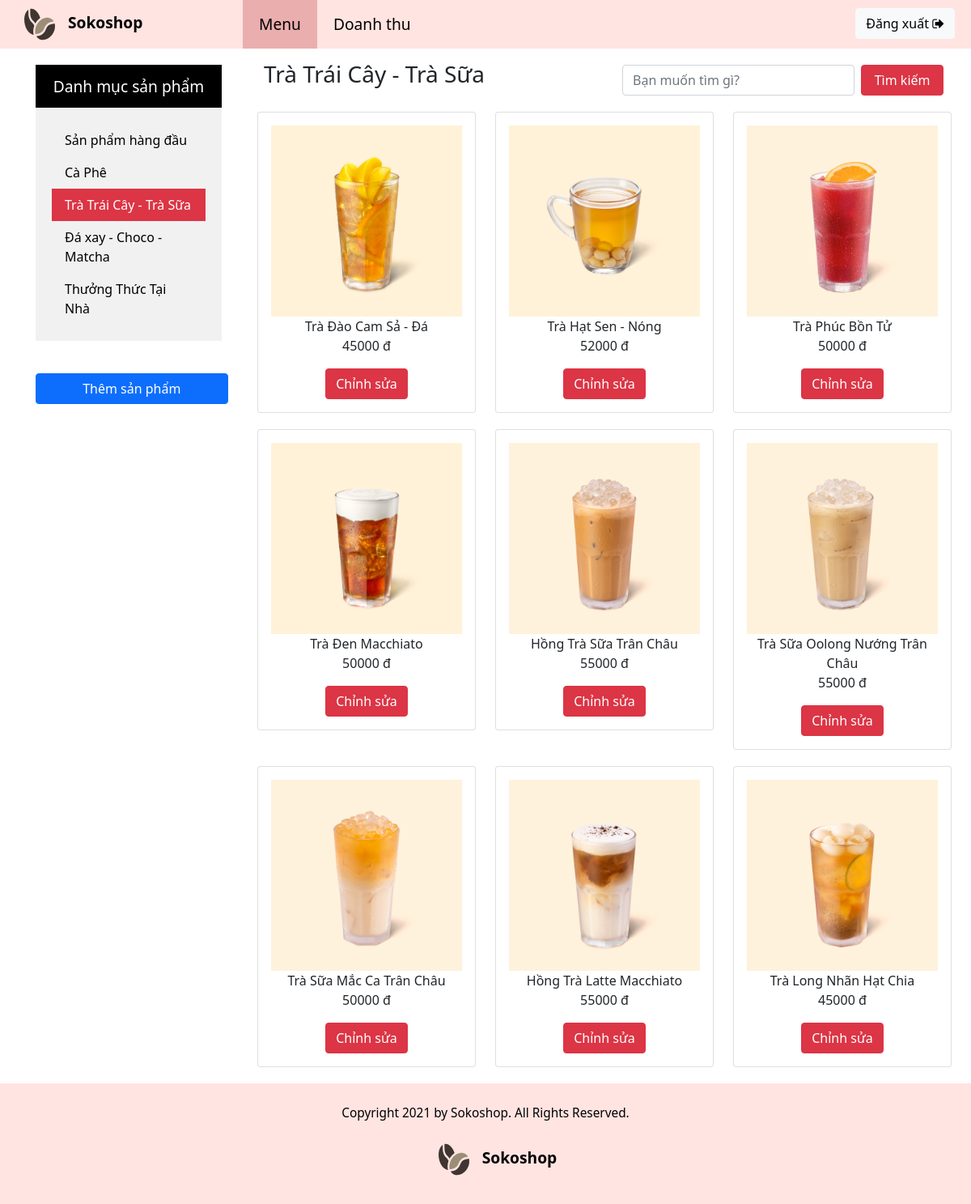
Page /Thanh/Juice-Tea.php on the committed database.
### tables this page shows
CREATE TABLE `product` (
  `PID` char(5) NOT NULL PRIMARY KEY,
  `PRO_NAME` varchar(100)  NULL,
  `PRICE` int  NULL,
  `QUANTITY` int  NULL,
  `FUND` int  NULL,
  `IMAGE_URL` text,
  `TITLE` text,
  `DESCR` text,
  `CAT_NAME` varchar(100) NOT NULL,
  `TOP_PRO` tinyint(1)  NULL
);

### Thanh/Juice-Tea.php (the view, shortened to what this page needs)
<?php
$servername = "localhost";
$username = "root";
$password = "";
$dbname = "sokoshop";
$conn = mysqli_connect($servername, $username, $password, $dbname);
$sql = "SELECT PID, PRO_NAME, PRICE, QUANTITY, FUND, IMAGE_URL, TITLE, DESCR, CAT_NAME, TOP_PRO FROM product";
$result = mysqli_query($conn, $sql);
?>
<!doctype html>
<html lang="en">
<head>
    <link type="text/css" rel="stylesheet" href="https://cdn.jsdelivr.net/npm/bootstrap@5.1.1/dist/css/bootstrap.min.css">
    <link rel="stylesheet" href="https://cdnjs.cloudflare.com/ajax/libs/font-awesome/4.7.0/css/font-awesome.min.css">
    <link type="text/css" rel="stylesheet" href="./css/style.css">
</head>
<body>
    <div class="container-fluid">
        <div class="row nav navHome">
            <div class="col-md-3 col-sm-3 col-12 logo">
                <img id="logo" src="../IMAGE/logo.svg" alt="Logo"> Sokoshop
            </div>
            <div class="col-md-6 col-sm-6 col-12 listNav">
                <ul>
                    <li><a href="#contact" class="active">Menu</a></li>
                    <li><a href="../PMH/">Doanh thu</a></li>
                </ul>
            </div>
            <div class="col-3 cart">
                <a href="../../Tan_Toan/"><button type="button" class="btn btn-light cartButton">Đăng xuất <i class="fa fa-sign-out"></i></button></a>
            </div>
        </div>
        <div class="container-fluid">
            <div class="row content">
                <div class="col-3 first">
                    <div class="category">
                        <h4>Danh mục sản phẩm</h4>
                        <ul>
                            <li><a href="./top-product.php">Sản phẩm hàng đầu</a></li>
                            <li><a href="./Coffe.php">Cà Phê</a></li>
                            <li><a class="active" href="#">Trà Trái Cây - Trà Sữa</a></li>
                            <li><a href="./Choco-Matcha.php">Đá xay - Choco - Matcha</a></li>
                            <li><a href="./AtHome.php">Thưởng Thức Tại Nhà</a></li>
                        </ul>
                    </div>
                    <button type="button" class="btn btn-primary news" style="width: 88%;" data-bs-toggle="modal" data-bs-target="#addproductModal">
                        Thêm sản phẩm
                    </button>
                </div>
                <div class="col-9 second">
                    <div class="row">
                        <div class="col-6 mainHeader">
                            <h3>Trà Trái Cây - Trà Sữa</h3>
                        </div>
                        <div class="col-6 search">
                            <form class="d-flex searchTool">
                                <input class="form-control me-2" type="text" placeholder="Bạn muốn tìm gì?">
                                <button class="btn btn-danger" type="button">Tìm kiếm</button>
                            </form>
                        </div>
                    </div>
                    <div id="product-holder" class="row">
                        <?php
                        if (mysqli_num_rows($result) > 0) { ?>
                            <?php while ($row = mysqli_fetch_assoc($result)) { ?>
                                <?php if ($row["CAT_NAME"] == "Trà Trái Cây - Trà Sữa") { ?>
                                    <div class="col-md-4 col-sm-6 col-lg-offset-1 col-6">
                                        <div class="card">
                                            <div class="card-body">
                                                <img class="imageCard" src=<?php echo $row["IMAGE_URL"] ?> alt="Card image" style="width:100%">
                                                <p class="card-text"><?php echo $row["PRO_NAME"] ?><br>
                                                    <?php echo $row["PRICE"] ?> đ
                                                </p>
                                                <button type="button" class="btn btn-danger" data-bs-toggle="modal" data-bs-target="#<?php echo $row["PID"] ?>">Chỉnh sửa</button>
                                            </div>
                                        </div>
                                    </div>
                                <?php } ?>
                            <?php  } ?>
                        <?php } ?>
                    </div>
                </div>
            </div>
        </div>
    </div>
    <footer>
        <div class="logoFooter">
            <p>Copyright 2021 by Sokoshop. All Rights Reserved.</p>
            <img id="logo" src="../IMAGE/logo.svg" alt="Logo"> Sokoshop
        </div>
    </footer>
</body>
</html>

### Thanh/css/style.css (style rules this page uses)
* { padding: 0; margin: 0; text-decoration: none; list-style: none; box-sizing: border-box; }
#logo { height: 26px; }
.nav { height: 60px; }
.navHome { background-color: #FFE4E1; height: 60px; }
.content { background-color: white; }
.logo, .listNav, .cart { margin: 0; padding: 0; }
.listNav ul { list-style-type: none; margin: 0; padding: 0; overflow: hidden; }
.listNav li { float: left; }
.listNav li a { display: block; color: white; text-align: center; line-height: 20px; padding: 20px; text-decoration: none; }
.active { background-color: #EAAEAE; }
.cartButton { float: right; margin: 10px 20px; }
.category, .news { margin: 20px; }
.category ul { list-style-type: none; margin: 0; padding: 20px; width: 100%; background-color: #f1f1f1; }
.category li a { display: block; color: #000; padding: 8px 16px; text-decoration: none; margin: 0; }
.category li a.active { background-color: #DC3545; color: white; text-decoration: none; }
.card { margin-bottom: 20px; text-align: center; transition: all 0.5s; }
h4 { font-size: 1.2em; background-color: black; color: white; text-align: center; padding: 15px 0px; margin: 0; }
.mainHeader { padding: 15px 20px; }
.searchTool { margin: 20px 10px; }
.searchTool input { width: 350px; }
.searchTool button { width: 120px; }
footer { padding: 15px; color: black; text-align: center; background-color: #EAAEAE; }
.logo { margin: 0px 10px; padding: 10px 30px; font-size: 1.2em; color: black; font-weight: bold; }
#logo { height: 40px; margin: 10px 10px 10px 30px; }
.listNav li a { display: block; color: black; font-size: 1.2em; text-align: center; line-height: 20px; padding: 20px; text-decoration: none; }
.logoFooter { padding: 10px 30px; font-size: 1.2em; color: black; font-weight: bold; }
footer p { font-weight: normal; font-size: 0.8em; }
footer { padding: 15px; color: black; text-align: center; background-color: #FFE4E1; }

### rows in the picture
product: IMAGE_URL (picture), PRO_NAME "Trà Đào Cam Sả - Đá", PRICE "45000"
product: IMAGE_URL (picture), PRO_NAME "Trà Hạt Sen - Nóng", PRICE "52000"
product: IMAGE_URL (picture), PRO_NAME "Trà Phúc Bồn Tử", PRICE "50000"
product: IMAGE_URL (picture), PRO_NAME "Trà Đen Macchiato", PRICE "50000"
product: IMAGE_URL (picture), PRO_NAME "Hồng Trà Sữa Trân Châu", PRICE "55000"
product: IMAGE_URL (picture), PRO_NAME "Trà Sữa Oolong Nướng Trân Châu", PRICE "55000"
product: IMAGE_URL (picture), PRO_NAME "Trà Sữa Mắc Ca Trân Châu", PRICE "50000"
product: IMAGE_URL (picture), PRO_NAME "Hồng Trà Latte Macchiato", PRICE "55000"
product: IMAGE_URL (picture), PRO_NAME "Trà Long Nhãn Hạt Chia", PRICE "45000"
